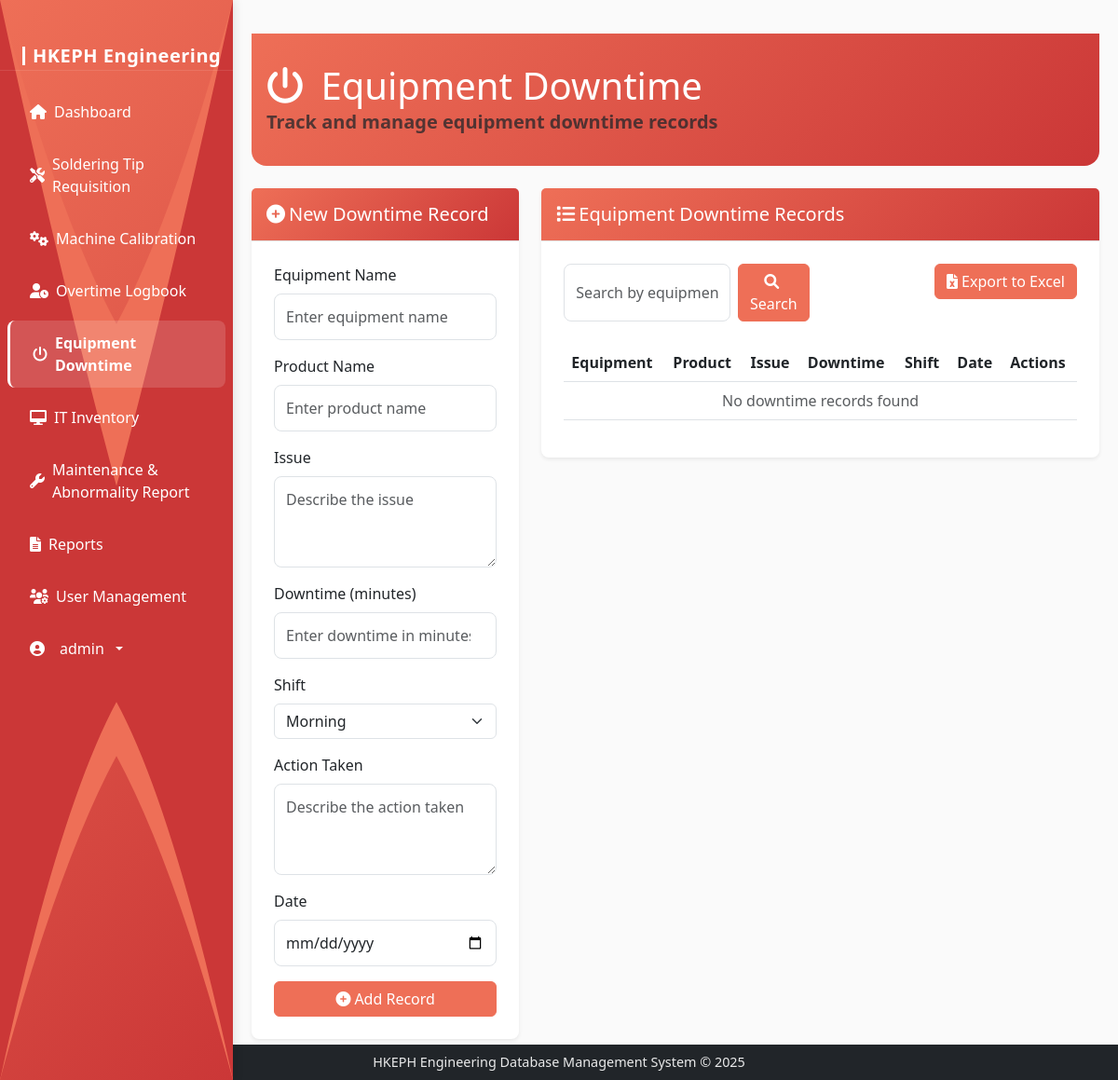
The page /equipment-downtime (signed in) on the database as committed earlier.
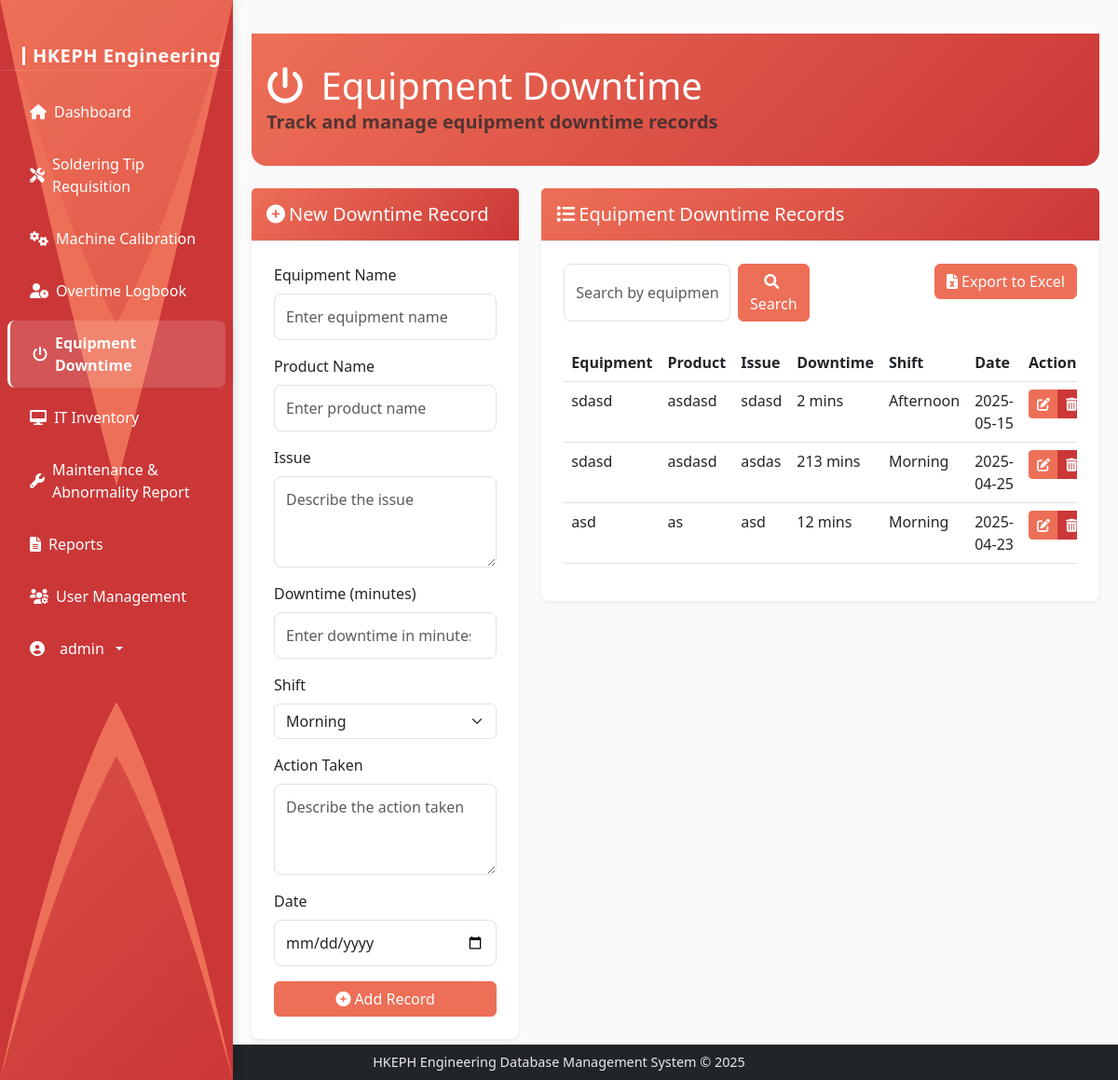
The same page on the database as committed later.
### models.py (models this page shows, shortened)
class EquipmentDowntime(db.Model):
    id = db.Column(db.Integer, primary_key=True)
    equipment_name = db.Column(db.String(100), nullable=False)
    product_name = db.Column(db.String(100), nullable=False)
    issue = db.Column(db.Text, nullable=False)
    downtime_minutes = db.Column(db.Integer, nullable=False)
    shift = db.Column(db.String(20), nullable=False)
    action_taken = db.Column(db.Text, nullable=False)
    date = db.Column(db.DateTime, nullable=False)
    created_at = db.Column(db.DateTime, default=datetime.utcnow)

### routes.py (the view, shortened to what this page needs)
@app.route('/equipment-downtime')
@login_required
def equipment_downtime():
    search_query = request.args.get('search', '')
    start_date = request.args.get('start_date')
    end_date = request.args.get('end_date')
    query = EquipmentDowntime.query
    if search_query:
        query = query.filter(
            EquipmentDowntime.equipment_name.ilike(f'%{search_query}%')
        )
    downtimes = query.order_by(EquipmentDowntime.date.desc()).all()
    form = EquipmentDowntimeForm()
    return render_template('equipment_downtime.html', downtimes=downtimes, form=form, search_query=search_query, start_date=start_date, end_date=end_date)

### forms.py
class EquipmentDowntimeForm(FlaskForm):
    equipment_name = StringField('Equipment Name', validators=[DataRequired(), Length(max=100)])
    product_name = StringField('Product Name', validators=[DataRequired(), Length(max=100)])
    issue = TextAreaField('Issue', validators=[DataRequired()])
    downtime_minutes = IntegerField('Downtime (minutes)', validators=[DataRequired(), NumberRange(min=1)])
    shift = SelectField('Shift', choices=[('morning', 'Morning'), ('afternoon', 'Afternoon'), ('night', 'Night')], validators=[DataRequired()])
    action_taken = TextAreaField('Action Taken', validators=[DataRequired()])
    date = DateField('Date', validators=[DataRequired()])

### app.py (called while the page is built)
@login_manager.user_loader
def load_user(user_id):
    return User.query.get(int(user_id))

### templates/equipment_downtime.html (shortened to what the changed rows need)
{% extends 'base.html' %}
{% block content %}
<div class="content-area">
    <div class="dashboard-header mb-4">
        <div class="header-content">
            <h1 class="mb-0" style="color: white;">
                <i class="fas fa-power-off me-2" style="color: white;"></i>
                Equipment Downtime
            </h1>
        </div>
    </div>
    <div class="row mb-4">
        <div class="col-md-8">
            <div class="card">
                <div class="card-body">
                    <div class="table-responsive">
                        <table class="table table-hover">
                            <thead>
                                <tr>
                                    <th>Equipment</th>
                                    <th>Product</th>
                                    <th>Issue</th>
                                    <th>Downtime</th>
                                    <th>Shift</th>
                                    <th>Date</th>
                                    <th>Actions</th>
                                </tr>
                            </thead>
                            <tbody>
                                {% for downtime in downtimes %}
                                <tr>
                                    <td>{{ downtime.equipment_name }}</td>
                                    <td>{{ downtime.product_name }}</td>
                                    <td>{{ downtime.issue[:30] }}{% if downtime.issue|length > 30 %}...{% endif %}</td>
                                    <td>{{ downtime.downtime_minutes }} mins</td>
                                    <td>{{ downtime.shift|capitalize }}</td>
                                    <td>{{ downtime.date.strftime('%Y-%m-%d') }}</td>
                                    <td>
                                        <div class="btn-group btn-group-sm" role="group">
                                            <a href="{{ url_for('edit_equipment_downtime', downtime_id=downtime.id) }}" class="btn btn-warning">
                                                <i class="fas fa-edit"></i>
                                            </a>
                                            <button type="button" class="btn btn-danger" data-bs-toggle="modal" data-bs-target="#deleteDowntimeModal-{{ downtime.id }}">
                                                <i class="fas fa-trash-alt"></i>
                                            </button>
                                        </div>
                                    </td>
                                </tr>
                                {% endfor %}
                                {% if not downtimes %}
                                <tr>
                                    <td colspan="7" class="text-center text-muted">No downtime records found</td>
                                </tr>
                                {% endif %}
                            </tbody>
                        </table>
                    </div>
                </div>
            </div>
        </div>
    </div>
</div>
{% endblock %}

Rows that differ between the two databases and show on the page:
added EquipmentDowntime: equipment_name "sdasd", product_name "asdasd", issue "sdasd", downtime_minutes "2", shift "Afternoon", date "2025-05-15"
added EquipmentDowntime: equipment_name "sdasd", product_name "asdasd", issue "asdas", downtime_minutes "213", shift "Morning", date "2025-04-25"
added EquipmentDowntime: equipment_name "asd", product_name "as", issue "asd", downtime_minutes "12", shift "Morning", date "2025-04-23"
Other text that changed with them:
text no longer shown: "No downtime records found"
